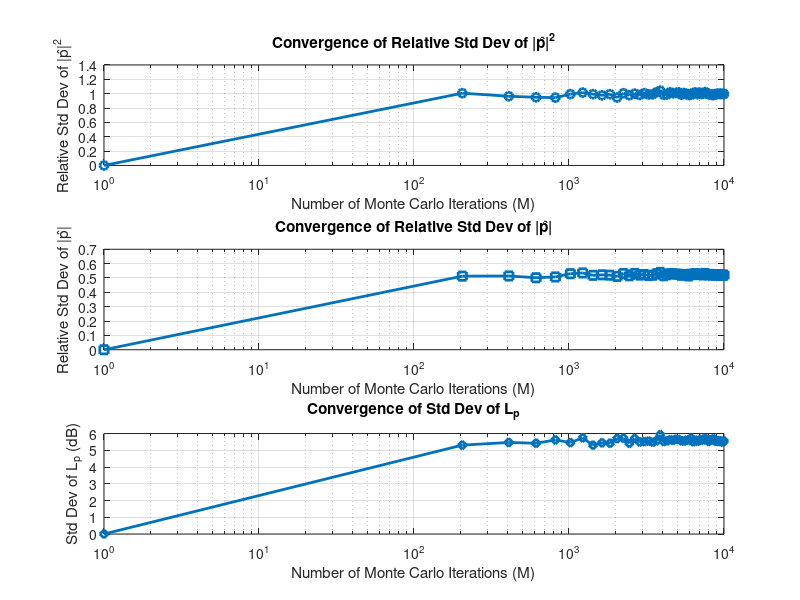

Write MATLAB code to recreate this figure. (Note: this script raises an error after producing the figure.)
N = 10000;        % Number of plane waves
M = 10000;       % Number of Monte Carlo iterations

p_hat_sq = zeros(M,1);  % Mean square pressure
p_hat = zeros(M,1);     % Sound pressure amplitude
Lp = zeros(M,1);        % Sound pressure level in dB

for m = 1:M
    phi = 2 * pi * rand(N,1);% phases (uniform in [0, 2*pi])
    p_hat_m = (1/sqrt(2*N)) * sum(exp(1j * phi)); % Compute pressure sum and normalize
    p_hat_sq(m) = abs(p_hat_m)^2; % Compute mean square pressure, amplitude, and SPL
    p_hat(m) = abs(p_hat_m);
    Lp(m) = 10 * log10(p_hat_sq(m));  % SPL in dB
end


mean_p_hat_sq = mean(p_hat_sq);
std_p_hat_sq = std(p_hat_sq);
rel_std_p_hat_sq = std_p_hat_sq / mean_p_hat_sq;  % Should be 1

mean_p_hat = mean(p_hat);
std_p_hat = std(p_hat);
rel_std_p_hat = std_p_hat / mean_p_hat;  % Should be 0.52

std_Lp = std(Lp);  % Should be 5.6 dB

% Display results
fprintf('Mean of |p̂|^2: %.3f\n', mean_p_hat_sq);
fprintf('Relative Std Dev of |p̂|^2: %.3f (Expected: 1)\n', rel_std_p_hat_sq);
fprintf('Relative Std Dev of |p̂|: %.3f (Expected: 0.52)\n', rel_std_p_hat);
fprintf('Std Dev of Lp: %.3f dB (Expected: 5.6 dB)\n', std_Lp);

%%
N = 1000;  % Number of plane waves
M_values = round(linspace(1,10e3,50)); % Different Monte Carlo iterations

rel_std_p_hat_sq = zeros(length(M_values),1);
rel_std_p_hat = zeros(length(M_values),1);
std_Lp = zeros(length(M_values),1);


for idx = 1:length(M_values)
    M = M_values(idx);

    p_hat_sq = zeros(M,1);
    p_hat = zeros(M,1);
    Lp = zeros(M,1);

    for m = 1:M
        phi = 2 * pi * rand(N,1); % phases (uniform in [0, 2*pi])

        p_hat_m = (1/sqrt(2*N)) * sum(exp(1j * phi)); % Compute pressure sum and normalize

        % Compute mean square pressure, amplitude, and SPL
        p_hat_sq(m) = abs(p_hat_m)^2;
        p_hat(m) = abs(p_hat_m);
        Lp(m) = 10 * log10(p_hat_sq(m));  % SPL in dB
    end

    rel_std_p_hat_sq(idx) = std(p_hat_sq) / mean(p_hat_sq);
    rel_std_p_hat(idx) = std(p_hat) / mean(p_hat);
    std_Lp(idx) = std(Lp);
end

figure;
subplot(3,1,1);
semilogx(M_values, rel_std_p_hat_sq, 'o-', 'LineWidth', 2);
xlabel('Number of Monte Carlo Iterations (M)');
ylabel('Relative Std Dev of |p̂|^2');
title('Convergence of Relative Std Dev of |p̂|^2');
grid on;

subplot(3,1,2);
semilogx(M_values, rel_std_p_hat, 's-', 'LineWidth', 2);
xlabel('Number of Monte Carlo Iterations (M)');
ylabel('Relative Std Dev of |p̂|');
title('Convergence of Relative Std Dev of |p̂|');
grid on;

subplot(3,1,3);
semilogx(M_values, std_Lp, 'd-', 'LineWidth', 2);
xlabel('Number of Monte Carlo Iterations (M)');
ylabel('Std Dev of L_p (dB)');
title('Convergence of Std Dev of L_p');
grid on;

%%
mean_square_p(10,10)
